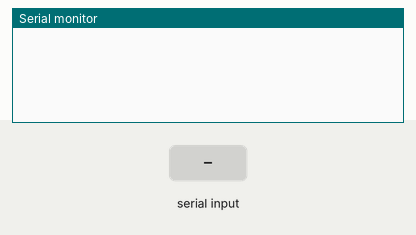
This sketch was run on a simulated Arduino Uno, built with avr-gcc and run on an emulated ATmega328P. On the bench: the last lines printed to the serial monitor. The inputs (shaded band) are chosen by the test bench.

Above: at 1.2 s.
1.3 s: "@" received over Serial
At 2.4 s:
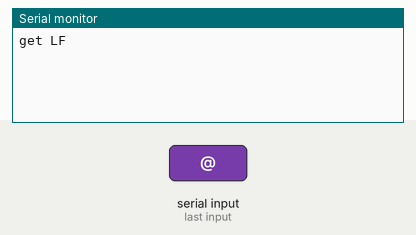
2.8 s: "1" received over Serial
At 3.5 s:
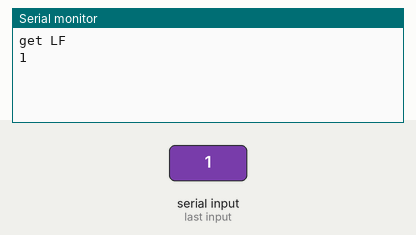

Measured:
- after the input at 1.3 s, the serial monitor: prints a new line at once (image 1)
- after the input at 2.8 s, the serial monitor: prints a new line at once (image 2)

The sketch:

sketch_jan22a.ino
```cpp
void setup() {
  // put your setup code here, to run once:
Serial.begin(9600);
}

void loop() {
  // put your main code here, to run repeatedly:
//  Serial.println(Serial.read());

  while (Serial.available()) {
    char inChar = (char)Serial.read();
    if (inChar == '@')
      Serial.println("get LF");
    else
      Serial.println(inChar);
  }
}
```
